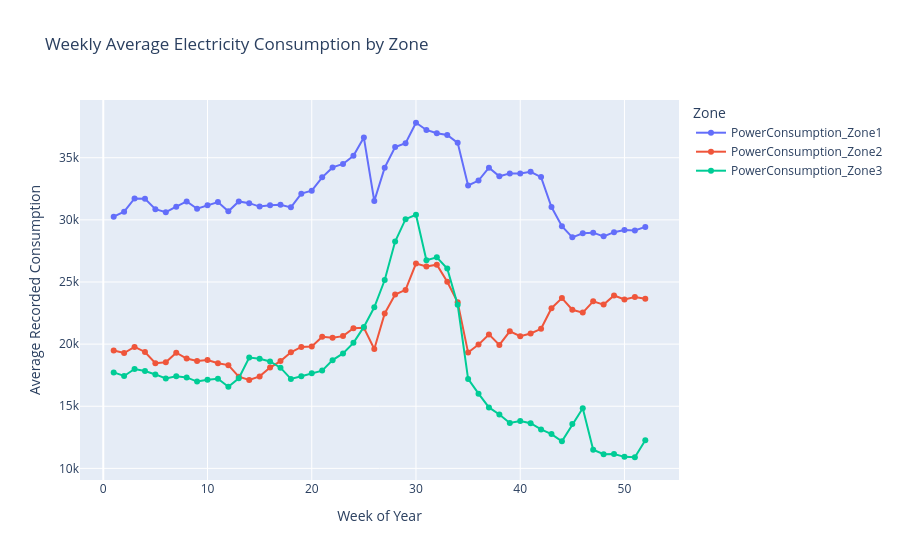

The code cell stored with this chart in its notebook:
### Markdown cell above
### Interactive weekly consumption chart

### Code cell
weekly_long = weekly_consumption.melt(
    id_vars='Week',
    value_vars=zone_columns,
    var_name='Zone',
    value_name='Average Consumption'
)

fig = px.line(
    weekly_long,
    x='Week',
    y='Average Consumption',
    color='Zone',
    markers=True,
    title='Weekly Average Electricity Consumption by Zone',
    labels={
        'Week': 'Week of Year',
        'Average Consumption': 'Average Recorded Consumption'
    }
)

fig.show()

### Figure 1 — Plotly figure (JSON) as saved in the notebook; plotly's stock layout.template omitted (floating-point values rounded to 4 significant figures)
{"data": [{"hovertemplate": "Zone=PowerConsumption_Zone1<br>Week of Year=%{x}<br>Average Recorded Consumption=%{y}<extra></extra>", "legendgroup": "PowerConsumption_Zone1", "line": {"color": "#636efa", "dash": "solid"}, "marker": {"symbol": "circle"}, "mode": "lines+markers", "name": "PowerConsumption_Zone1", "orientation": "v", "showlegend": true, "type": "scatter", "x": [1, 2, 3, 4, 5, 6, 7, 8, 9, 10, 11, 12, 13, 14, 15, 16, 17, 18, 19, 20, 21, 22, 23, 24, 25, 26, 27, 28, 29, 30, 31, 32, 33, 34, 35, 36, 37, 38, 39, 40, 41, 42, 43, 44, 45, 46, 47, 48, 49, 50, 51, 52], "xaxis": "x", "y": [30260.0, 30660.0, 31720.0, 31710.0, 30860.0, 30620.0, 31060.0, 31480.0, 30900.0, 31180.0, 31430.0, 30690.0, 31480.0, 31340.0, 31070.0, 31170.0, 31220.0, 31010.0, 32110.0, 32350.0, 33420.0, 34220.0, 34500.0, 35150.0, 36620.0, 31520.0, 34200.0, 35870.0, 36170.0, 37820.0, 37240.0, 36970.0, 36830.0, 36200.0, 32770.0, 33160.0, 34200.0, 33510.0, 33740.0, 33730.0, 33870.0, 33440.0, 31040.0, 29480.0, 28590.0, 28920.0, 28970.0, 28670.0, 29010.0, 29190.0, 29150.0, 29440.0], "yaxis": "y"}, {"hovertemplate": "Zone=PowerConsumption_Zone2<br>Week of Year=%{x}<br>Average Recorded Consumption=%{y}<extra></extra>", "legendgroup": "PowerConsumption_Zone2", "line": {"color": "#EF553B", "dash": "solid"}, "marker": {"symbol": "circle"}, "mode": "lines+markers", "name": "PowerConsumption_Zone2", "orientation": "v", "showlegend": true, "type": "scatter", "x": [1, 2, 3, 4, 5, 6, 7, 8, 9, 10, 11, 12, 13, 14, 15, 16, 17, 18, 19, 20, 21, 22, 23, 24, 25, 26, 27, 28, 29, 30, 31, 32, 33, 34, 35, 36, 37, 38, 39, 40, 41, 42, 43, 44, 45, 46, 47, 48, 49, 50, 51, 52], "xaxis": "x", "y": [19480.0, 19290.0, 19780.0, 19370.0, 18460.0, 18530.0, 19310.0, 18840.0, 18630.0, 18720.0, 18460.0, 18310.0, 17380.0, 17110.0, 17400.0, 18110.0, 18630.0, 19340.0, 19770.0, 19800.0, 20590.0, 20510.0, 20640.0, 21280.0, 21310.0, 19600.0, 22470.0, 23990.0, 24370.0, 26490.0, 26240.0, 26390.0, 25020.0, 23370.0, 19320.0, 19960.0, 20780.0, 19930.0, 21030.0, 20640.0, 20860.0, 21230.0, 22890.0, 23700.0, 22770.0, 22540.0, 23440.0, 23180.0, 23910.0, 23590.0, 23780.0, 23650.0], "yaxis": "y"}, {"hovertemplate": "Zone=PowerConsumption_Zone3<br>Week of Year=%{x}<br>Average Recorded Consumption=%{y}<extra></extra>", "legendgroup": "PowerConsumption_Zone3", "line": {"color": "#00cc96", "dash": "solid"}, "marker": {"symbol": "circle"}, "mode": "lines+markers", "name": "PowerConsumption_Zone3", "orientation": "v", "showlegend": true, "type": "scatter", "x": [1, 2, 3, 4, 5, 6, 7, 8, 9, 10, 11, 12, 13, 14, 15, 16, 17, 18, 19, 20, 21, 22, 23, 24, 25, 26, 27, 28, 29, 30, 31, 32, 33, 34, 35, 36, 37, 38, 39, 40, 41, 42, 43, 44, 45, 46, 47, 48, 49, 50, 51, 52], "xaxis": "x", "y": [17720.0, 17440.0, 18000.0, 17830.0, 17560.0, 17240.0, 17420.0, 17320.0, 16980.0, 17130.0, 17210.0, 16570.0, 17250.0, 18930.0, 18820.0, 18600.0, 18100.0, 17190.0, 17410.0, 17650.0, 17870.0, 18710.0, 19250.0, 20100.0, 21390.0, 22960.0, 25160.0, 28250.0, 30060.0, 30410.0, 26760.0, 26990.0, 26090.0, 23170.0, 17200.0, 16010.0, 14900.0, 14330.0, 13650.0, 13810.0, 13640.0, 13140.0, 12760.0, 12180.0, 13570.0, 14840.0, 11500.0, 11140.0, 11160.0, 10930.0, 10890.0, 12260.0], "yaxis": "y"}], "layout": {"legend": {"title": {"text": "Zone"}, "tracegroupgap": 0}, "title": {"text": "Weekly Average Electricity Consumption by Zone"}, "xaxis": {"anchor": "y", "domain": [0, 1], "title": {"text": "Week of Year"}}, "yaxis": {"anchor": "x", "domain": [0, 1], "title": {"text": "Average Recorded Consumption"}}}}
